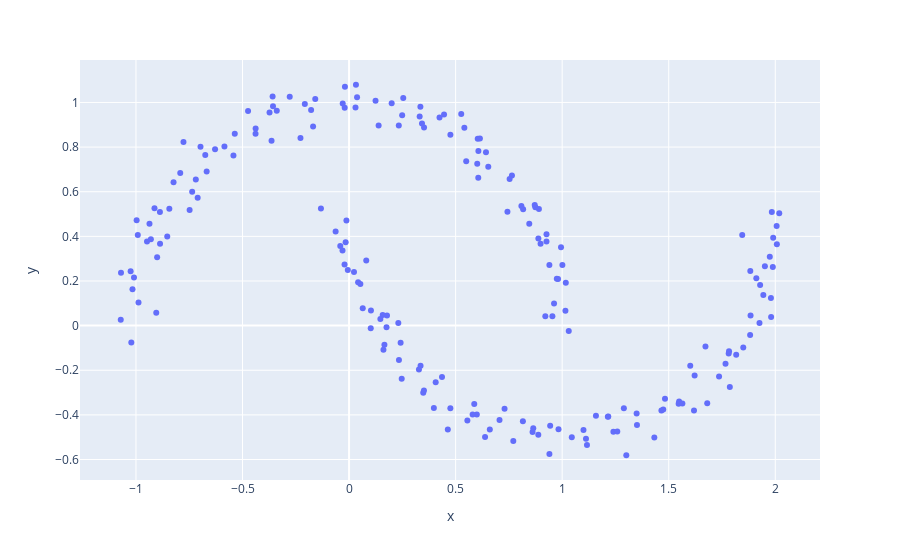

Here is the notebook cell this chart was saved with:
### Code cell
px.scatter(df, x='x', y='y')

### Figure 1 — Plotly figure (JSON) as saved in the notebook; plotly's stock layout.template omitted (floating-point values rounded to 4 significant figures; data arrays with more than 128 entries replaced by an {"elided": "..."} marker saying what was removed)
{"data": [{"hovertemplate": "x=%{x}<br>y=%{y}<extra></extra>", "legendgroup": "", "marker": {"color": "#636efa", "symbol": "circle"}, "mode": "markers", "name": "", "orientation": "v", "showlegend": false, "type": "scatter", "x": {"elided": "200 float values"}, "xaxis": "x", "y": {"elided": "200 float values"}, "yaxis": "y"}], "layout": {"autosize": true, "legend": {"tracegroupgap": 0}, "margin": {"t": 60}, "xaxis": {"anchor": "y", "autorange": true, "domain": [0, 1], "range": [-1.255, 2.202], "title": {"text": "x"}, "type": "linear"}, "yaxis": {"anchor": "x", "autorange": true, "domain": [0, 1], "range": [-0.7094, 1.208], "title": {"text": "y"}, "type": "linear"}}}
